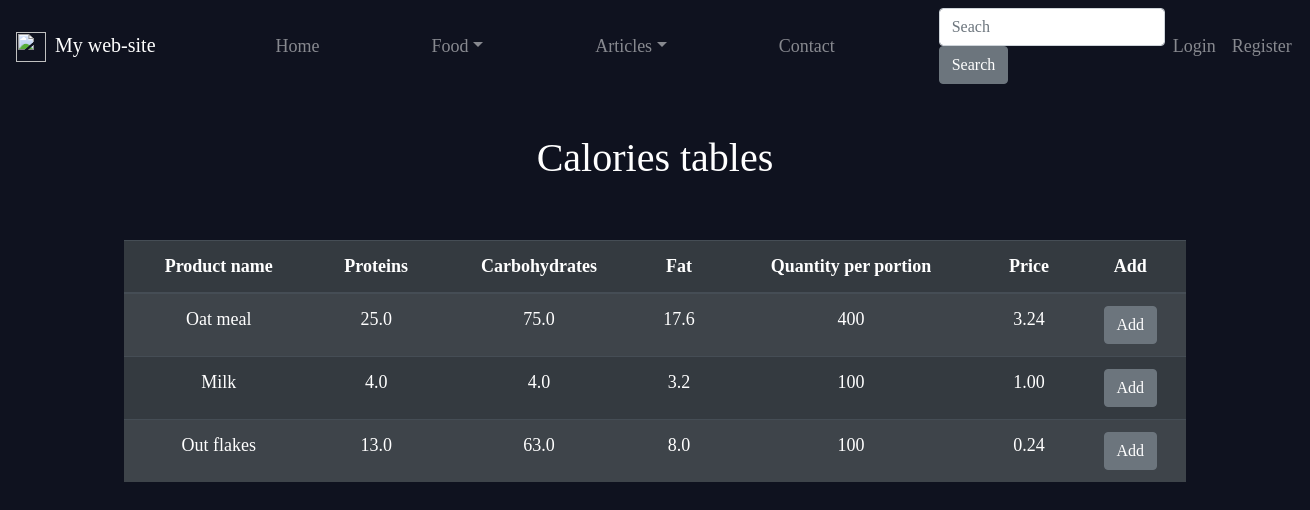
/food/prod_table/, run on the app's committed database.
### Food/models.py (models this page shows, shortened)
class Product(models.Model):
	name = models.CharField(max_length=50)
	ingredient = models.ManyToManyField(Ingredient, through="ReceipeIngredient")
	@property
	def total_protein(self):
		product = Product.objects.get(pk=self.pk)
		result = 0
		for i in product.ingredient.all():
			result += i.protein * ReceipeIngredient.objects.get(ingredient=i, product=product).weight / 100
		return result
	@property
	def total_carbohydrates(self):
		product = Product.objects.get(pk=self.pk)
		result = 0
		for i in product.ingredient.all():
			result += i.carbohydrates * ReceipeIngredient.objects.get(ingredient=i, product=product).weight / 100
		return result
	@property
	def total_fat(self):
		product = Product.objects.get(pk=self.pk)
		result = 0
		for i in product.ingredient.all():
			result += i.fat * ReceipeIngredient.objects.get(ingredient=i, product=product).weight / 100
		return result
	@property
	def total_price(self):
		product = Product.objects.get(pk=self.pk)
		result = 0
		for i in product.ingredient.all():
			result += i.price * ReceipeIngredient.objects.get(ingredient=i, product=product).weight / 100
		return result
	@property
	def total_weight(self):
		product = Product.objects.get(pk=self.pk)
		return sum([ReceipeIngredient.objects.get(ingredient=i, product=product).weight for i in product.ingredient.all()])

class Ingredient(models.Model):
	name = models.CharField(max_length=50, unique=True)
	protein = models.FloatField()
	carbohydrates = models.FloatField()
	fat = models.FloatField()
	quantity_per_portion = models.IntegerField(blank=True)
	price = models.DecimalField(max_digits=100, decimal_places=2, blank=True)
	class Meta:
		ordering = ["id"]

class ReceipeIngredient(models.Model):
	ingredient = models.ForeignKey(Ingredient, on_delete=models.CASCADE)
	product = models.ForeignKey(Product, on_delete=models.CASCADE)
	weight = models.IntegerField(null=True, blank=True)
	class Meta:
		ordering = ["id"]
		verbose_name_plural = "Receipe Ingredients"

### Food/views.py (the view)
# urls.py: path("prod_table/", ProductsTableView.as_view(), name="prod_table"),
class ProductsTableView(ListView, SuccessMessageMixin):
    template_name = "Food/product_list.html"
    model = Product
    context_object_name = "objects" # by default objects
    paginate_by = 10

### Templates/Food/product_list.html (shortened to what this page needs)
{% extends 'main.html' %}
{% block content %}
	<h1 id="title">Calories tables </h1>
	<table class="table table-striped table-dark">
		<thead>
			<tr>
				<th scope="col">Product name</th>
				<th scope="col">Proteins</th>
				<th scope="col">Carbohydrates</th>
				<th scope="col">Fat</th>
				<th scope="col">Quantity per portion</th>
				<th scope="col">Price</th>
				<th scope="col">Add</th>
			</tr>
		</thead>
		<tbody>
			{% for item in objects %}
				<tr>
					<td>
						<a class="hyperlink-off" href="#">{{ item.name|capfirst }}</a>
					</td>
					<td>{{item.total_protein}}</td>
					<td>{{item.total_carbohydrates}}</td>
					<td>{{item.total_fat}}</td>
					<td>{{item.total_weight}}</td>
					<td>{{item.total_price}}</td>
					<td>
						<button type="button" class="btn btn-secondary">
							<a class="hyperlink-off" href="#">Add</a>
						</button>
					</td>
				</tr>
			{% endfor %}
		</tbody>
	</table>
{% endblock %}

### files/style.css (style rules this page uses)
#title { padding-bottom: 50px; }
.hyperlink-off, .hyperlink-off:hover { text-decoration: none; font-family: Ubuntu; color: #fff; }

### data on the page
Product: name "Oat meal", total_protein "25.0", total_carbohydrates "75.0", total_fat "17.6", total_weight "400", total_price "3.24"
Product: name "Milk", total_protein "4.0", total_carbohydrates "4.0", total_fat "3.2", total_weight "100", total_price "1.00"
Product: name "Out flakes", total_protein "13.0", total_carbohydrates "63.0", total_fat "8.0", total_weight "100", total_price "0.24"
